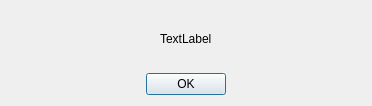
<?xml version="1.0" encoding="UTF-8"?>
<ui version="4.0">
 <class>ErrorDialog</class>
 <widget class="QDialog" name="ErrorDialog">
  <property name="geometry">
   <rect>
    <x>0</x>
    <y>0</y>
    <width>372</width>
    <height>106</height>
   </rect>
  </property>
  <property name="windowTitle">
   <string>Error</string>
  </property>
  <property name="windowIcon">
   <iconset>
    <normaloff>resources/delete_icon.png</normaloff>resources/delete_icon.png</iconset>
  </property>
  <layout class="QGridLayout" name="gridLayout">
   <item row="0" column="0">
    <layout class="QVBoxLayout" name="verticalLayout">
     <item>
      <layout class="QHBoxLayout" name="horizontalLayout_2">
       <item>
        <spacer name="horizontalSpacer_3">
         <property name="orientation">
          <enum>Qt::Horizontal</enum>
         </property>
         <property name="sizeHint" stdset="0">
          <size>
           <width>40</width>
           <height>20</height>
          </size>
         </property>
        </spacer>
       </item>
       <item>
        <widget class="QLabel" name="ErrorMsg">
         <property name="text">
          <string>TextLabel</string>
         </property>
         <property name="textFormat">
          <enum>Qt::PlainText</enum>
         </property>
        </widget>
       </item>
       <item>
        <spacer name="horizontalSpacer_4">
         <property name="orientation">
          <enum>Qt::Horizontal</enum>
         </property>
         <property name="sizeHint" stdset="0">
          <size>
           <width>40</width>
           <height>20</height>
          </size>
         </property>
        </spacer>
       </item>
      </layout>
     </item>
     <item>
      <layout class="QHBoxLayout" name="horizontalLayout">
       <item>
        <spacer name="horizontalSpacer">
         <property name="orientation">
          <enum>Qt::Horizontal</enum>
         </property>
         <property name="sizeHint" stdset="0">
          <size>
           <width>40</width>
           <height>20</height>
          </size>
         </property>
        </spacer>
       </item>
       <item>
        <widget class="QPushButton" name="btnOK">
         <property name="text">
          <string>OK</string>
         </property>
        </widget>
       </item>
       <item>
        <spacer name="horizontalSpacer_2">
         <property name="orientation">
          <enum>Qt::Horizontal</enum>
         </property>
         <property name="sizeHint" stdset="0">
          <size>
           <width>40</width>
           <height>20</height>
          </size>
         </property>
        </spacer>
       </item>
      </layout>
     </item>
    </layout>
   </item>
  </layout>
 </widget>
 <resources/>
 <connections/>
</ui>
